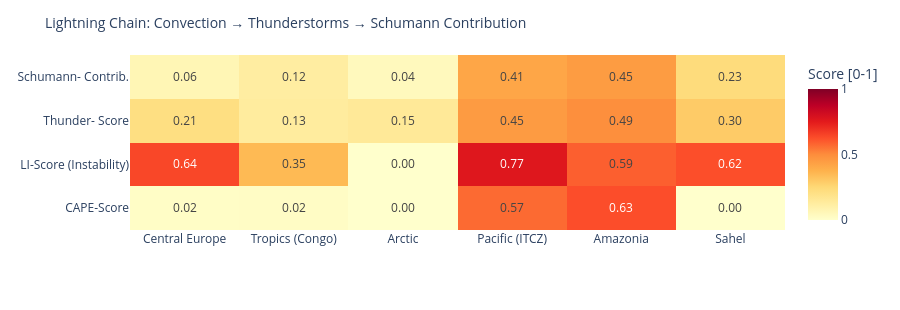

This figure's notebook cell:
### Code cell
# ============================================================
# LIGHTNING CHAIN: Convection → Thunderstorms → Schumann
# Shows the causal chain per measurement point as heatmap
# ============================================================

def cape_score(v):
    """CAPE → normalized score [0,1]"""
    if v is None or pd.isna(v): return 0.0
    return min(1.0, float(v) / 3000)

def li_score(v):
    """Lifted Index: negative = unstable → score [0,1]"""
    if v is None or pd.isna(v): return 0.3
    return min(1.0, max(0.0, (-float(v) + 6) / 12))

def cloud_score(v):
    if v is None or pd.isna(v): return 0.3
    return float(v) / 100

def thunder_score(row):
    """Kombinierter Gewitterwahrscheinlichkeits-Score
    CAPE + LI + Bedeckung + WMO-Gewitter + konvektiver Niederschlag (showers)
    Hinweis: X-Ray und Kp sind kein Bestandteil – nur geomagn./solarer Kontext.
    """
    cs = cape_score(row.get('cape'))
    ls = li_score(row.get('li'))
    cl = cloud_score(row.get('cloud'))
    t  = 1.0 if row.get('thunderstorm') else 0.0
    # Convective precipitation (showers) as additional indicator
    sh = min(1.0, (row.get('showers') or 0) / 5.0)
    return round(cs * 0.30 + ls * 0.25 + cl * 0.15 + t * 0.20 + sh * 0.10, 3)

def schumann_contribution(t_score, lat):
    """Schumann contribution: higher in tropics (±30°), scaled by thunderstorm score"""
    lat_weight = max(0.3, 1.0 - abs(lat) / 60)
    return round(t_score * lat_weight, 3)

df_atm['cape_score']   = df_atm.apply(lambda r: cape_score(r['cape']), axis=1)
df_atm['li_score']     = df_atm.apply(lambda r: li_score(r['li']),    axis=1)
df_atm['thunder_score']= df_atm.apply(lambda r: thunder_score(r.to_dict()), axis=1)
df_atm['schumann_contribution'] = df_atm.apply(
    lambda r: schumann_contribution(r['thunder_score'], r['lat']), axis=1)

metrics = ['cape_score', 'li_score', 'thunder_score', 'schumann_contribution']
labels  = ['CAPE-Score', 'LI-Score\n(Instability)', 'Thunder-\nScore', 'Schumann-\nContrib.']
z_data  = [df_atm[m].tolist() for m in metrics]

fig = go.Figure(go.Heatmap(
    z=z_data,
    x=df_atm['point'].tolist(),
    y=labels,
    colorscale='YlOrRd',
    zmin=0, zmax=1,
    text=[[f'{v:.2f}' for v in row] for row in z_data],
    texttemplate='%{text}', textfont=dict(size=12),
    colorbar=dict(title='Score [0-1]')
))
fig.update_layout(
    title=dict(text='Lightning Chain: Convection → Thunderstorms → Schumann Contribution', font=dict(size=14)),
    height=310,
    plot_bgcolor='rgba(0,0,0,0)', paper_bgcolor='rgba(0,0,0,0)',
    margin=dict(l=130, r=80, t=55, b=80)
)
fig.show()

### Figure 1 — Plotly figure (JSON) as saved in the notebook; plotly's stock layout.template omitted (floating-point values rounded to 4 significant figures)
{"data": [{"colorbar": {"title": {"text": "Score [0-1]"}}, "colorscale": [[0.0, "rgb(255,255,204)"], [0.125, "rgb(255,237,160)"], [0.25, "rgb(254,217,118)"], [0.375, "rgb(254,178,76)"], [0.5, "rgb(253,141,60)"], [0.625, "rgb(252,78,42)"], [0.75, "rgb(227,26,28)"], [0.875, "rgb(189,0,38)"], [1.0, "rgb(128,0,38)"]], "text": [["0.02", "0.02", "0.00", "0.57", "0.63", "0.00"], ["0.64", "0.35", "0.00", "0.77", "0.59", "0.62"], ["0.21", "0.13", "0.15", "0.45", "0.49", "0.30"], ["0.06", "0.12", "0.04", "0.41", "0.45", "0.23"]], "textfont": {"size": 12}, "texttemplate": "%{text}", "type": "heatmap", "x": ["Central Europe", "Tropics (Congo)", "Arctic", "Pacific (ITCZ)", "Amazonia", "Sahel"], "y": ["CAPE-Score", "LI-Score\n(Instability)", "Thunder-\nScore", "Schumann-\nContrib."], "z": [[0.01667, 0.02, 0.0, 0.57, 0.6267, 0.0], [0.6417, 0.35, 0.0, 0.7667, 0.5917, 0.625], [0.213, 0.131, 0.148, 0.453, 0.492, 0.296], [0.064, 0.122, 0.044, 0.415, 0.451, 0.232]], "zmax": 1, "zmin": 0}], "layout": {"height": 310, "margin": {"b": 80, "l": 130, "r": 80, "t": 55}, "paper_bgcolor": "rgba(0,0,0,0)", "plot_bgcolor": "rgba(0,0,0,0)", "title": {"font": {"size": 14}, "text": "Lightning Chain: Convection → Thunderstorms → Schumann Contribution"}}}
